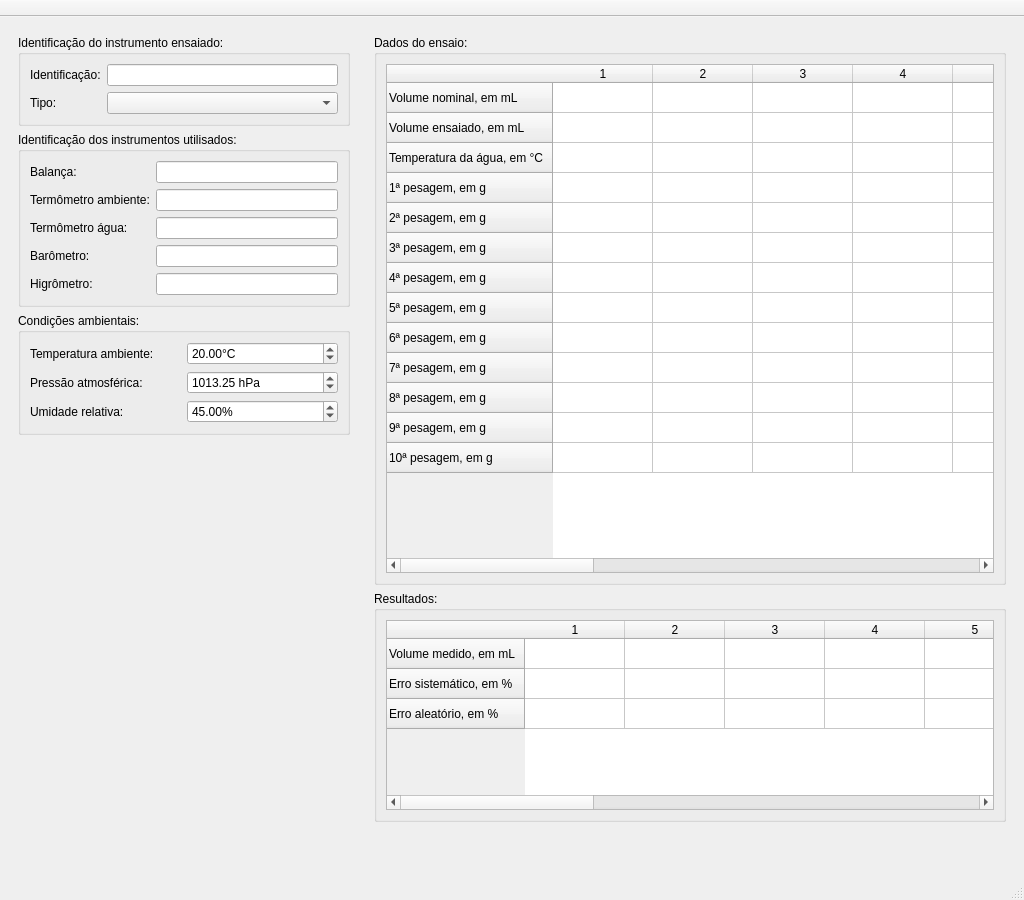
<?xml version="1.0" encoding="UTF-8"?>
<ui version="4.0">
 <class>MainWindow</class>
 <widget class="QMainWindow" name="MainWindow">
  <property name="geometry">
   <rect>
    <x>0</x>
    <y>0</y>
    <width>1024</width>
    <height>900</height>
   </rect>
  </property>
  <property name="minimumSize">
   <size>
    <width>1024</width>
    <height>900</height>
   </size>
  </property>
  <property name="maximumSize">
   <size>
    <width>2048</width>
    <height>900</height>
   </size>
  </property>
  <property name="windowTitle">
   <string>MainWindow</string>
  </property>
  <widget class="QWidget" name="centralwidget">
   <layout class="QHBoxLayout" name="horizontalLayout">
    <item>
     <widget class="QWidget" name="widget_2" native="true">
      <property name="minimumSize">
       <size>
        <width>350</width>
        <height>0</height>
       </size>
      </property>
      <property name="maximumSize">
       <size>
        <width>350</width>
        <height>16777215</height>
       </size>
      </property>
      <layout class="QVBoxLayout" name="verticalLayout">
       <item>
        <widget class="QGroupBox" name="groupBox">
         <property name="title">
          <string>Identificação do instrumento ensaiado:</string>
         </property>
         <layout class="QFormLayout" name="formLayout">
          <item row="0" column="0">
           <widget class="QLabel" name="label_28">
            <property name="text">
             <string>Identificação:</string>
            </property>
           </widget>
          </item>
          <item row="0" column="1">
           <widget class="QLineEdit" name="instId"/>
          </item>
          <item row="1" column="0">
           <widget class="QLabel" name="label_29">
            <property name="text">
             <string>Tipo:</string>
            </property>
           </widget>
          </item>
          <item row="1" column="1">
           <widget class="QComboBox" name="instKind"/>
          </item>
         </layout>
        </widget>
       </item>
       <item>
        <widget class="QGroupBox" name="groupBox_2">
         <property name="title">
          <string>Identificação dos instrumentos utilisados:</string>
         </property>
         <layout class="QFormLayout" name="formLayout_4">
          <item row="0" column="0">
           <widget class="QLabel" name="label_20">
            <property name="text">
             <string>Balança:</string>
            </property>
           </widget>
          </item>
          <item row="0" column="1">
           <widget class="QLineEdit" name="balId"/>
          </item>
          <item row="1" column="0">
           <widget class="QLabel" name="label_21">
            <property name="text">
             <string>Termômetro ambiente:</string>
            </property>
           </widget>
          </item>
          <item row="1" column="1">
           <widget class="QLineEdit" name="termId"/>
          </item>
          <item row="3" column="0">
           <widget class="QLabel" name="label_22">
            <property name="text">
             <string>Barômetro:</string>
            </property>
           </widget>
          </item>
          <item row="3" column="1">
           <widget class="QLineEdit" name="barId"/>
          </item>
          <item row="4" column="0">
           <widget class="QLabel" name="label_23">
            <property name="text">
             <string>Higrômetro:</string>
            </property>
           </widget>
          </item>
          <item row="4" column="1">
           <widget class="QLineEdit" name="higId"/>
          </item>
          <item row="2" column="1">
           <widget class="QLineEdit" name="lineEdit"/>
          </item>
          <item row="2" column="0">
           <widget class="QLabel" name="label">
            <property name="text">
             <string>Termômetro água:</string>
            </property>
           </widget>
          </item>
         </layout>
        </widget>
       </item>
       <item>
        <widget class="QGroupBox" name="groupBox_3">
         <property name="title">
          <string>Condições ambientais:</string>
         </property>
         <layout class="QGridLayout" name="gridLayout_2">
          <item row="1" column="1">
           <widget class="QDoubleSpinBox" name="presAtm">
            <property name="suffix">
             <string> hPa</string>
            </property>
            <property name="minimum">
             <double>950.000000000000000</double>
            </property>
            <property name="maximum">
             <double>1050.000000000000000</double>
            </property>
            <property name="singleStep">
             <double>0.100000000000000</double>
            </property>
            <property name="value">
             <double>1013.250000000000000</double>
            </property>
           </widget>
          </item>
          <item row="2" column="0">
           <widget class="QLabel" name="label_25">
            <property name="text">
             <string>Umidade relativa:</string>
            </property>
           </widget>
          </item>
          <item row="0" column="1">
           <widget class="QDoubleSpinBox" name="tempAmb">
            <property name="suffix">
             <string>°C</string>
            </property>
            <property name="maximum">
             <double>30.000000000000000</double>
            </property>
            <property name="singleStep">
             <double>0.500000000000000</double>
            </property>
            <property name="value">
             <double>20.000000000000000</double>
            </property>
           </widget>
          </item>
          <item row="0" column="0">
           <widget class="QLabel" name="label_27">
            <property name="text">
             <string>Temperatura ambiente:</string>
            </property>
           </widget>
          </item>
          <item row="1" column="0">
           <widget class="QLabel" name="label_24">
            <property name="text">
             <string>Pressão atmosférica:</string>
            </property>
           </widget>
          </item>
          <item row="2" column="1">
           <widget class="QDoubleSpinBox" name="umidRel">
            <property name="suffix">
             <string>%</string>
            </property>
            <property name="minimum">
             <double>10.000000000000000</double>
            </property>
            <property name="maximum">
             <double>100.000000000000000</double>
            </property>
            <property name="singleStep">
             <double>0.500000000000000</double>
            </property>
            <property name="value">
             <double>45.000000000000000</double>
            </property>
           </widget>
          </item>
         </layout>
        </widget>
       </item>
       <item alignment="Qt::AlignHCenter|Qt::AlignVCenter">
        <widget class="QLabel" name="label_2">
         <property name="maximumSize">
          <size>
           <width>330</width>
           <height>251</height>
          </size>
         </property>
         <property name="text">
          <string/>
         </property>
         <property name="pixmap">
          <pixmap>logo.png</pixmap>
         </property>
         <property name="scaledContents">
          <bool>true</bool>
         </property>
         <property name="alignment">
          <set>Qt::AlignCenter</set>
         </property>
        </widget>
       </item>
       <item>
        <spacer name="verticalSpacer">
         <property name="orientation">
          <enum>Qt::Vertical</enum>
         </property>
         <property name="sizeHint" stdset="0">
          <size>
           <width>20</width>
           <height>56</height>
          </size>
         </property>
        </spacer>
       </item>
      </layout>
     </widget>
    </item>
    <item>
     <widget class="QWidget" name="widget" native="true">
      <layout class="QVBoxLayout" name="verticalLayout_2">
       <item>
        <widget class="QGroupBox" name="groupBox_5">
         <property name="sizePolicy">
          <sizepolicy hsizetype="Preferred" vsizetype="Expanding">
           <horstretch>0</horstretch>
           <verstretch>0</verstretch>
          </sizepolicy>
         </property>
         <property name="minimumSize">
          <size>
           <width>0</width>
           <height>550</height>
          </size>
         </property>
         <property name="title">
          <string>Dados do ensaio:</string>
         </property>
         <layout class="QVBoxLayout" name="verticalLayout_3">
          <item>
           <widget class="QTableWidget" name="tableData">
            <property name="verticalScrollBarPolicy">
             <enum>Qt::ScrollBarAlwaysOff</enum>
            </property>
            <property name="horizontalScrollBarPolicy">
             <enum>Qt::ScrollBarAsNeeded</enum>
            </property>
            <property name="sizeAdjustPolicy">
             <enum>QAbstractScrollArea::AdjustToContents</enum>
            </property>
            <property name="cornerButtonEnabled">
             <bool>false</bool>
            </property>
            <property name="rowCount">
             <number>13</number>
            </property>
            <property name="columnCount">
             <number>12</number>
            </property>
            <attribute name="horizontalHeaderVisible">
             <bool>true</bool>
            </attribute>
            <row>
             <property name="text">
              <string>Volume nominal, em mL</string>
             </property>
            </row>
            <row>
             <property name="text">
              <string>Volume ensaiado, em mL</string>
             </property>
            </row>
            <row>
             <property name="text">
              <string>Temperatura da água, em °C</string>
             </property>
            </row>
            <row>
             <property name="text">
              <string>1ª pesagem, em g</string>
             </property>
            </row>
            <row>
             <property name="text">
              <string>2ª pesagem, em g</string>
             </property>
            </row>
            <row>
             <property name="text">
              <string>3ª pesagem, em g</string>
             </property>
            </row>
            <row>
             <property name="text">
              <string>4ª pesagem, em g</string>
             </property>
            </row>
            <row>
             <property name="text">
              <string>5ª pesagem, em g</string>
             </property>
            </row>
            <row>
             <property name="text">
              <string>6ª pesagem, em g</string>
             </property>
            </row>
            <row>
             <property name="text">
              <string>7ª pesagem, em g</string>
             </property>
            </row>
            <row>
             <property name="text">
              <string>8ª pesagem, em g</string>
             </property>
            </row>
            <row>
             <property name="text">
              <string>9ª pesagem, em g</string>
             </property>
            </row>
            <row>
             <property name="text">
              <string>10ª pesagem, em g</string>
             </property>
            </row>
            <column/>
            <column/>
            <column/>
            <column/>
            <column/>
            <column/>
            <column/>
            <column/>
            <column/>
            <column/>
            <column/>
            <column/>
            <item row="1" column="0">
             <property name="text">
              <string/>
             </property>
            </item>
            <item row="1" column="1">
             <property name="text">
              <string/>
             </property>
            </item>
            <item row="1" column="2">
             <property name="text">
              <string/>
             </property>
            </item>
            <item row="1" column="3">
             <property name="text">
              <string/>
             </property>
            </item>
            <item row="1" column="4">
             <property name="text">
              <string/>
             </property>
            </item>
            <item row="1" column="5">
             <property name="text">
              <string/>
             </property>
            </item>
            <item row="1" column="6">
             <property name="text">
              <string/>
             </property>
            </item>
            <item row="1" column="7">
             <property name="text">
              <string/>
             </property>
            </item>
            <item row="1" column="8">
             <property name="text">
              <string/>
             </property>
            </item>
            <item row="1" column="9">
             <property name="text">
              <string/>
             </property>
            </item>
            <item row="1" column="10">
             <property name="text">
              <string/>
             </property>
            </item>
            <item row="1" column="11">
             <property name="text">
              <string/>
             </property>
            </item>
           </widget>
          </item>
         </layout>
        </widget>
       </item>
       <item>
        <widget class="QGroupBox" name="groupBox_4">
         <property name="sizePolicy">
          <sizepolicy hsizetype="Preferred" vsizetype="Expanding">
           <horstretch>0</horstretch>
           <verstretch>0</verstretch>
          </sizepolicy>
         </property>
         <property name="title">
          <string>Resultados:</string>
         </property>
         <layout class="QVBoxLayout" name="verticalLayout_4">
          <item>
           <widget class="QTableWidget" name="tableRes">
            <property name="columnCount">
             <number>12</number>
            </property>
            <row>
             <property name="text">
              <string>Volume medido, em mL</string>
             </property>
            </row>
            <row>
             <property name="text">
              <string>Erro sistemático, em %</string>
             </property>
            </row>
            <row>
             <property name="text">
              <string>Erro aleatório, em %</string>
             </property>
            </row>
            <column/>
            <column/>
            <column/>
            <column/>
            <column/>
            <column/>
            <column/>
            <column/>
            <column/>
            <column/>
            <column/>
            <column/>
           </widget>
          </item>
         </layout>
        </widget>
       </item>
       <item>
        <spacer name="verticalSpacer_2">
         <property name="orientation">
          <enum>Qt::Vertical</enum>
         </property>
         <property name="sizeHint" stdset="0">
          <size>
           <width>20</width>
           <height>40</height>
          </size>
         </property>
        </spacer>
       </item>
      </layout>
     </widget>
    </item>
   </layout>
  </widget>
  <widget class="QStatusBar" name="statusbar"/>
  <widget class="QToolBar" name="toolBar">
   <property name="sizePolicy">
    <sizepolicy hsizetype="Preferred" vsizetype="Expanding">
     <horstretch>0</horstretch>
     <verstretch>0</verstretch>
    </sizepolicy>
   </property>
   <property name="windowTitle">
    <string>toolBar</string>
   </property>
   <property name="movable">
    <bool>false</bool>
   </property>
   <property name="toolButtonStyle">
    <enum>Qt::ToolButtonTextBesideIcon</enum>
   </property>
   <attribute name="toolBarArea">
    <enum>TopToolBarArea</enum>
   </attribute>
   <attribute name="toolBarBreak">
    <bool>false</bool>
   </attribute>
  </widget>
 </widget>
 <resources/>
 <connections/>
</ui>
